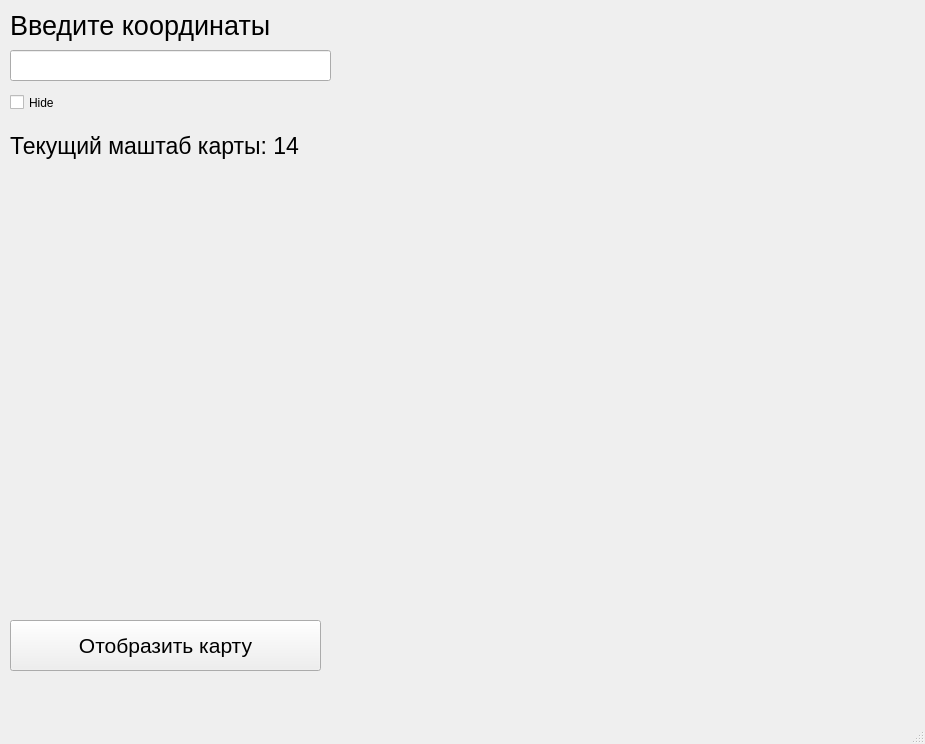
<?xml version="1.0" encoding="UTF-8"?>
<ui version="4.0">
 <class>MainWindow</class>
 <widget class="QMainWindow" name="MainWindow">
  <property name="geometry">
   <rect>
    <x>0</x>
    <y>0</y>
    <width>925</width>
    <height>744</height>
   </rect>
  </property>
  <property name="windowTitle">
   <string>MainWindow</string>
  </property>
  <widget class="QWidget" name="centralwidget">
   <widget class="QLabel" name="map_field_lbl">
    <property name="geometry">
     <rect>
      <x>350</x>
      <y>30</y>
      <width>541</width>
      <height>631</height>
     </rect>
    </property>
    <property name="text">
     <string/>
    </property>
   </widget>
   <widget class="QLabel" name="pls_coordinates_lbl">
    <property name="geometry">
     <rect>
      <x>10</x>
      <y>10</y>
      <width>281</width>
      <height>31</height>
     </rect>
    </property>
    <property name="font">
     <font>
      <pointsize>20</pointsize>
     </font>
    </property>
    <property name="text">
     <string>Введите координаты</string>
    </property>
   </widget>
   <widget class="QLineEdit" name="get_coord_led">
    <property name="geometry">
     <rect>
      <x>10</x>
      <y>50</y>
      <width>321</width>
      <height>31</height>
     </rect>
    </property>
   </widget>
   <widget class="QPushButton" name="display_btn">
    <property name="geometry">
     <rect>
      <x>10</x>
      <y>620</y>
      <width>311</width>
      <height>51</height>
     </rect>
    </property>
    <property name="font">
     <font>
      <pointsize>16</pointsize>
     </font>
    </property>
    <property name="text">
     <string>Отобразить карту</string>
    </property>
   </widget>
   <widget class="QCheckBox" name="get_coord_led_chb">
    <property name="geometry">
     <rect>
      <x>10</x>
      <y>90</y>
      <width>61</width>
      <height>25</height>
     </rect>
    </property>
    <property name="text">
     <string>Hide </string>
    </property>
   </widget>
   <widget class="QLabel" name="current_scale_lbl">
    <property name="geometry">
     <rect>
      <x>10</x>
      <y>130</y>
      <width>311</width>
      <height>31</height>
     </rect>
    </property>
    <property name="font">
     <font>
      <pointsize>17</pointsize>
     </font>
    </property>
    <property name="text">
     <string>Текущий маштаб карты: 14</string>
    </property>
   </widget>
  </widget>
  <widget class="QMenuBar" name="menubar">
   <property name="geometry">
    <rect>
     <x>0</x>
     <y>0</y>
     <width>925</width>
     <height>24</height>
    </rect>
   </property>
  </widget>
  <widget class="QStatusBar" name="statusbar"/>
 </widget>
 <resources/>
 <connections/>
</ui>
